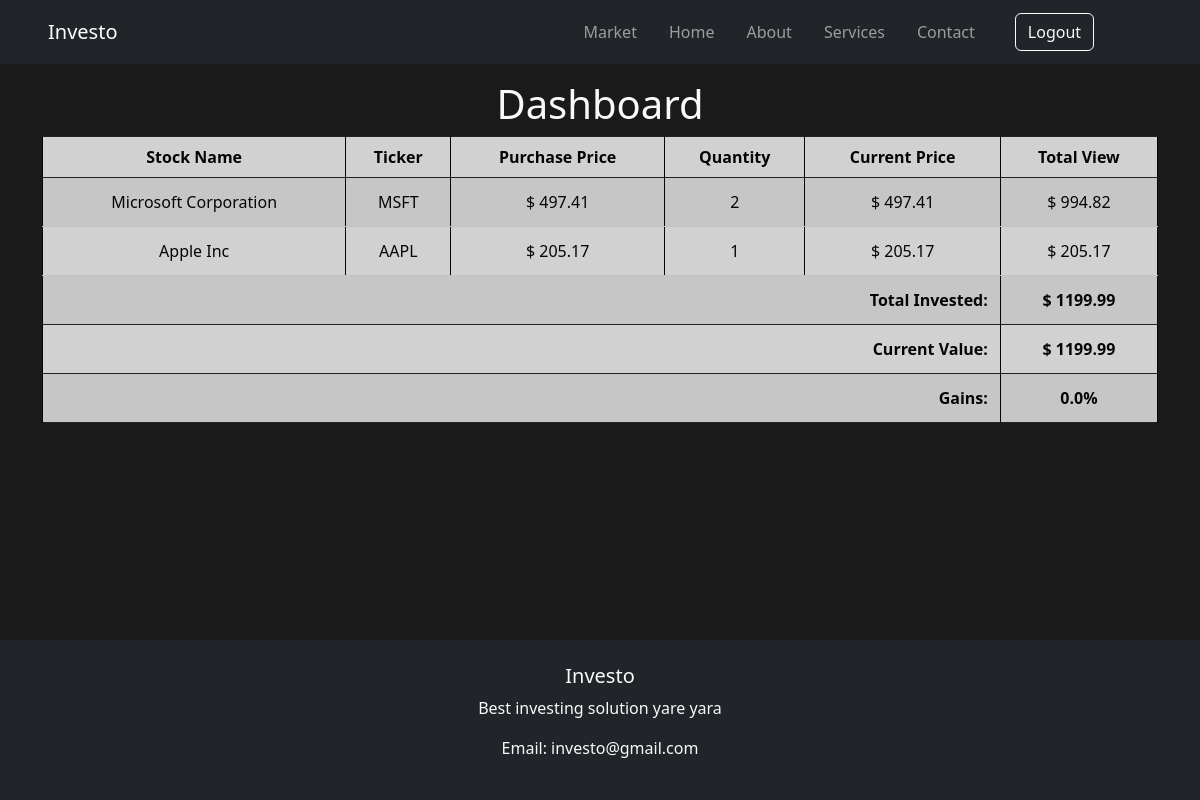
/ (signed in), run on the app's committed database.
### stocks/models.py (models this page shows, shortened)
class Stocks(models.Model):
    ticker = models.CharField(max_length=10)
    name = models.CharField(max_length=300)
    description = models.CharField(max_length=5000)
    curr_price = models.FloatField()

class UserStock(models.Model) :
    stock = models.ForeignKey(Stocks, on_delete=models.CASCADE)
    user = models.ForeignKey(UserInfo, on_delete=models.CASCADE)
    purchase_quantity = models.IntegerField()
    purchase_price = models.FloatField()

### stocks/views.py (the view)
# urls.py: path('', home_view, name='index'),
def home_view(request):
    if request.user.is_authenticated:
        try:
            user_info = UserInfo.objects.get(user=request.user)
            user_stocks = UserStock.objects.filter(user=user_info)
            data = []
            total_invested = 0
            total_current_value = 0
            for user_stock in user_stocks:
                current_value = user_stock.purchase_quantity * user_stock.stock.curr_price
                total_invested += user_stock.purchase_quantity * user_stock.purchase_price
                total_current_value += current_value
                data.append({
                    'stock': user_stock.stock,
                    'purchase_price': user_stock.purchase_price,
                    'purchase_quantity': user_stock.purchase_quantity,
                    'total_value': current_value
                })
            gains_percentage = 0
            if total_invested > 0:
                gains_percentage = ((total_current_value - total_invested) / total_invested) * 100
            context = {
                'data': data,
                'invested': total_invested,
                'total_value': total_current_value,
                'gains': round(gains_percentage, 2)
            }
        except UserInfo.DoesNotExist:
            context = {
                'data': [],
                'invested': 0,
                'total_value': 0,
                'gains': 0
            }
    else:
        context = {}
    return render(request, 'index.html', context)

### stocks/templates/index.html (shortened to what this page needs)
{% load static %}
<!DOCTYPE html>
<html lang="en">
<head>
  <link href="https://cdn.jsdelivr.net/npm/bootstrap@5.3.3/dist/css/bootstrap.min.css" rel="stylesheet">
  <link href="{% static 'style.css' %}" rel="stylesheet">
</head>
<body class="d-flex flex-column min-vh-100">
  {% include 'components/header.html' %}
  {% block content %}
    {% if user.is_authenticated %}
      {% include 'components/dashboard.html' %}
    {% else %}
      <div class="d-flex justify-content-center align-items-center vh-100 text-light" style="opacity: 0.8;">
        <h1 class="text-center">
          Please <a href="login" class="text-light text-decoration-none"><u>login</u></a> to view your dashboard
        </h1>
      </div>
    {% endif %}
  {% endblock %}
  {% include 'components/footer.html' %}
</body>
</html>

### stocks/templates/components/dashboard.html
{% load static %}
<link href="{% static 'dashboard.css' %}" rel="stylesheet">
<h1 class="text-light text-center pt-3" style="opacity:50;">Dashboard</h1>
<div class="container">
        <table class="table table-bordered table-striped bg-light opacity-80 table-responsive text-center border-none">
        <thead>
            <tr>
                <th>Stock Name</th>
                <th>Ticker</th>
                <th>Purchase Price</th>
                <th>Quantity</th>
                <th>Current Price</th>
                <th>Total View</th>
            </tr>
        </thead>
        {% if data %}
            <tbody>
            {% for item in data %}
            {% if item.purchase_quantity != 0 %}
            <tr>
                <td style="padding: 12px; border-bottom: 1px solid #eee;">{{ item.stock.name }}</td>
                <td style="padding: 12px; border-bottom: 1px solid #eee;">{{ item.stock.ticker }}</td>
                <td style="padding: 12px; border-bottom: 1px solid #eee;">$ {{ item.purchase_price|floatformat:2 }}</td>
                <td style="padding: 12px; border-bottom: 1px solid #eee;">{{ item.purchase_quantity }}</td>
                <td style="padding: 12px; border-bottom: 1px solid #eee;">$ {{ item.stock.curr_price|floatformat:2 }}</td>
                <td style="padding: 12px; border-bottom: 1px solid #eee;">$ {{ item.total_value|floatformat:2 }}</td>
            </tr>
            {% endif %}
            {% endfor %}
            <tr style="background-color: #f9f9f9; font-weight: bold;">
                <td colspan="5" style="text-align: right; padding: 12px;">Total Invested:</td>
                <td style="padding: 12px;">$ {{ invested|floatformat:2 }}</td>
            </tr>
            <tr style="background-color: #f9f9f9; font-weight: bold;">
                <td colspan="5" style="text-align: right; padding: 12px;">Current Value:</td>
                <td style="padding: 12px;">$ {{ total_value|floatformat:2 }}</td>
            </tr>
            <tr style="background-color: #f9f9f9; font-weight: bold;">
                <td colspan="5" style="text-align: right; padding: 12px;">Gains:</td>
                <td style="padding: 12px;">{{ gains }}%</td>
            </tr>
            </tbody>
        {% else %}
         <tbody>
            <tr>
                <td colspan="6" class="text-center fs-4 text-muted py-4">No stocks bought !!</td>
            </tr>
         </tbody>
        {% endif %}
    </table>
</div>

### stocks/static/style.css (style rules this page uses)
body { background-color: #1a1a1a; }
html { scroll-behavior: smooth; }

### stocks/static/dashboard.css (style rules this page uses)
.opacity-80 { opacity: 0.8; }
.border-none { border: none !important ; }

### data on the page
Stocks: stock.name "Microsoft Corporation", stock.ticker "MSFT", purchase_price "497.41", purchase_quantity "2", stock.curr_price "497.41", total_value "994.82"
Stocks: stock.name "Apple Inc", stock.ticker "AAPL", purchase_price "205.17", purchase_quantity "1", stock.curr_price "205.17", total_value "205.17"

### other printed values
{{ invested|floatformat:2 }} "1199.99"
{{ total_value|floatformat:2 }} "1199.99"
{{ gains }} "0.0"
